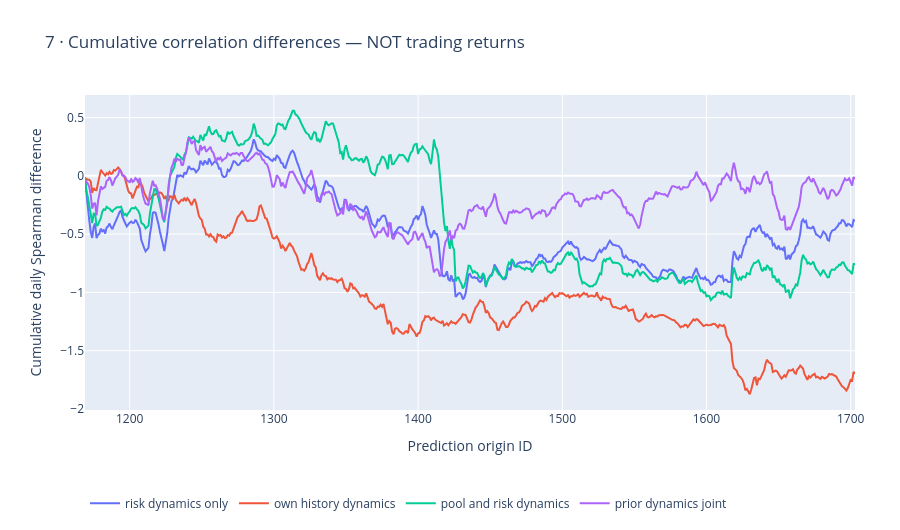

The cell this chart's notebook holds for it:
### Markdown cell above
## 7 · Temporal concentration

A cumulative Spearman-difference curve shows where the gain accumulates. It is NOT portfolio return, P&L, or an executable trading strategy.

### Code cell
figures[6].show(renderer='plotly_mimetype')

### Figure 1 — Plotly figure (JSON) as saved in the notebook; plotly's stock layout.template omitted (floating-point values rounded to 4 significant figures; data arrays with more than 128 entries replaced by an {"elided": "..."} marker saying what was removed)
{"data": [{"connectgaps": false, "mode": "lines", "name": "risk dynamics only", "type": "scatter", "x": {"elided": "535 int values"}, "y": {"elided": "535 float values"}}, {"connectgaps": false, "mode": "lines", "name": "own history dynamics", "type": "scatter", "x": {"elided": "535 int values"}, "y": {"elided": "535 float values"}}, {"connectgaps": false, "mode": "lines", "name": "pool and risk dynamics", "type": "scatter", "x": {"elided": "535 int values"}, "y": {"elided": "535 float values"}}, {"connectgaps": false, "mode": "lines", "name": "prior dynamics joint", "type": "scatter", "x": {"elided": "535 int values"}, "y": {"elided": "535 float values"}}], "layout": {"height": 530, "legend": {"orientation": "h", "y": -0.25}, "margin": {"b": 115, "l": 85, "r": 45, "t": 95}, "title": {"text": "7 · Cumulative correlation differences — NOT trading returns"}, "xaxis": {"title": {"text": "Prediction origin ID"}}, "yaxis": {"title": {"text": "Cumulative daily Spearman difference"}}}}
